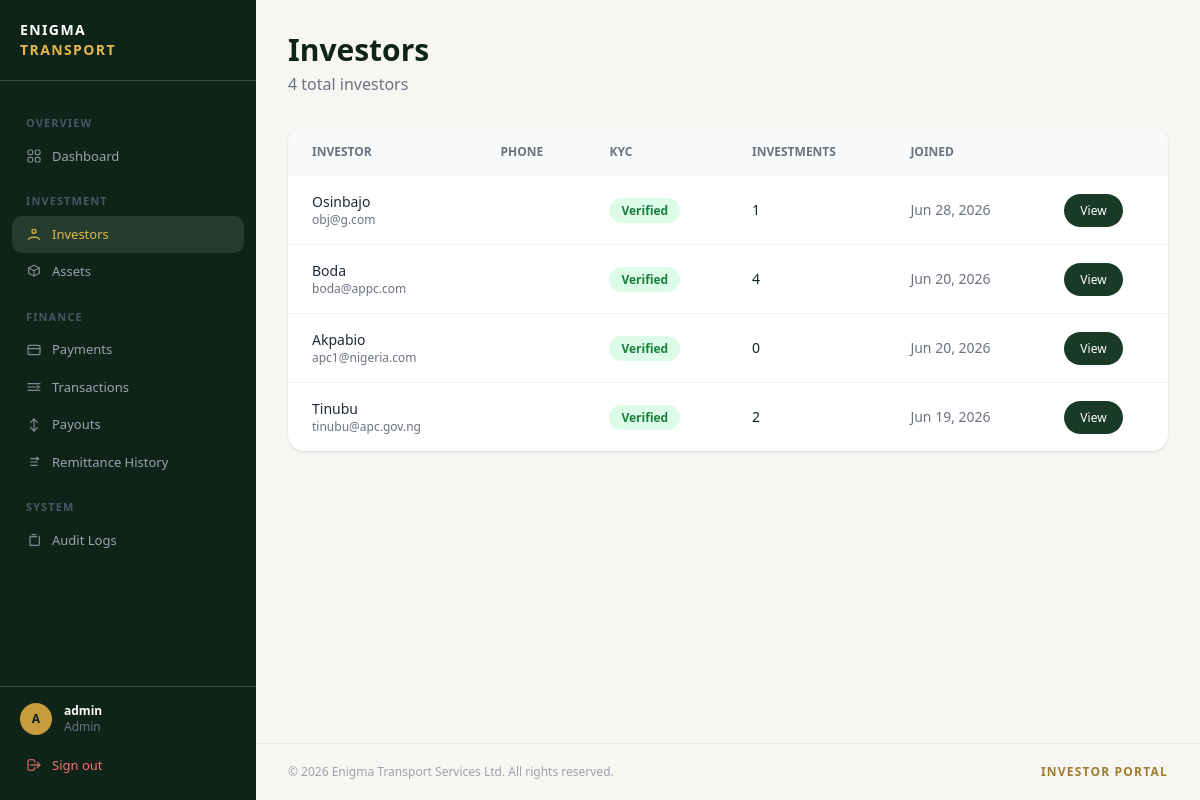
Screenshot of /investors/manage/ (signed in) with the database file from the repository.
### accounts/models.py (models this page shows, shortened)
class User(AbstractUser):
    ROLE_CHOICES = (
        ('admin', 'Admin'),
        ('investor', 'Investor'),
    )
    role = models.CharField(max_length=20, choices=ROLE_CHOICES, default='investor')
    email = models.EmailField(unique=True)  # ← add this
    created_at = models.DateTimeField(auto_now_add=True)

### investors/models.py (models this page shows, shortened)
class InvestorProfile(models.Model):
    user = models.OneToOneField(
        settings.AUTH_USER_MODEL, on_delete=models.CASCADE
    )
    phone_number = models.CharField(max_length=20, blank=True, default='')
    bank_name = models.CharField(max_length=100, blank=True, default='')
    account_number = models.CharField(max_length=20, blank=True, default='')
    account_name = models.CharField(max_length=200, blank=True, default='')
    kyc_verified = models.BooleanField(default=False)
    created_at = models.DateTimeField(auto_now_add=True)

### investors/views.py (the view)
# urls.py: path('manage/', views.admin_investor_list_view, name='admin_investor_list'),
@admin_required
def admin_investor_list_view(request):
    investors = InvestorProfile.objects.select_related('user').order_by('-created_at')
    return render(request, 'investors/admin/investor_list.html', {'investors': investors})

### templates/investors/admin/investor_list.html (shortened to what this page needs)
{% extends 'base.html' %}
{% block dashboard_content %}
<div class="mb-8 flex justify-between items-center">
    <div>
        <h1 class="text-3xl font-bold text-[#0f2419]">Investors</h1>
        <p class="text-gray-500 mt-1">{{ investors.count }} total investors</p>
    </div>
</div>
<div class="bg-white rounded-2xl shadow overflow-hidden">
    <table class="w-full text-sm">
        <thead class="bg-gray-50 text-gray-500 uppercase text-xs">
            <tr>
                <th class="px-6 py-4 text-left">Investor</th>
                <th class="px-6 py-4 text-left">Phone</th>
                <th class="px-6 py-4 text-left">KYC</th>
                <th class="px-6 py-4 text-left">Investments</th>
                <th class="px-6 py-4 text-left">Joined</th>
                <th class="px-6 py-4 text-left"></th>
            </tr>
        </thead>
        <tbody class="divide-y divide-gray-100">
            {% for investor in investors %}
            <tr class="hover:bg-gray-50 transition">
                <td class="px-6 py-4">
                    <p class="font-medium text-gray-800">{{ investor.user.username }}</p>
                    <p class="text-xs text-gray-500">{{ investor.user.email }}</p>
                </td>
                <td class="px-6 py-4 text-gray-600">{{ investor.phone_number }}</td>
                <td class="px-6 py-4">
                    {% if investor.kyc_verified %}
                    <span class="px-3 py-1 rounded-full text-xs font-semibold bg-green-100 text-green-700">Verified</span>
                    {% else %}
                    <span class="px-3 py-1 rounded-full text-xs font-semibold bg-yellow-100 text-yellow-700">Pending</span>
                    {% endif %}
                </td>
                <td class="px-6 py-4 font-medium text-[#0f2419]">{{ investor.investments.count }}</td>
                <td class="px-6 py-4 text-gray-500">{{ investor.created_at|date:"M d, Y" }}</td>
                <td class="px-6 py-4">
                    <a href="{% url 'admin_investor_detail' investor.pk %}"
                        class="bg-[#1a3a28] text-white px-4 py-2 rounded-full text-xs hover:bg-[#0f2419] transition">
                        View
                    </a>
                </td>
            </tr>
            {% empty %}
            <tr>
                <td colspan="6" class="px-6 py-16 text-center text-gray-400">No investors yet.</td>
            </tr>
            {% endfor %}
        </tbody>
    </table>
</div>
{% endblock %}

### templates/base.html (shortened to what this page needs)
<!DOCTYPE html>
<html lang="en">
<head>
    <script src="https://cdn.tailwindcss.com"></script>
</head>
<body class="bg-surface font-sans">
{% if user.is_authenticated %}
<aside id="sidebar">
    <div class="px-5 py-5 border-b border-forest-muted flex items-center justify-between shrink-0">
        <a href="/" class="flex flex-col leading-tight">
            <span class="text-white font-bold text-sm tracking-widest uppercase">Enigma</span>
            <span class="text-gold-light font-bold text-sm tracking-widest uppercase">Transport</span>
        </a>
    </div>
    <nav class="flex-1 px-3 py-4 overflow-y-auto min-h-0">
        {% if user.role == 'admin' %}
        <span class="nav-section">OVERVIEW</span>
        <a href="{% url 'admin_dashboard' %}" class="nav-item {% if request.resolver_match.url_name == 'admin_dashboard' %}active{% endif %}">
            Dashboard
        </a>
        <span class="nav-section">INVESTMENT</span>
        <a href="{% url 'admin_investor_list' %}" class="nav-item {% if 'investor' in request.resolver_match.url_name %}active{% endif %}">
            <svg xmlns="http://www.w3.org/2000/svg"
                 viewBox="0 0 24 24"
                 fill="none"
                 stroke="currentColor"
                 stroke-width="1.8"
                 stroke-linecap="round"
                 stroke-linejoin="round"
                 class="w-6 h-6">
              <circle cx="12" cy="8" r="3"/>
              <path d="M4 20c1.8-4.5 14.2-4.5 16 0"/>
            </svg>
            Investors
        </a>
        <a href="{% url 'admin_asset_list' %}" class="nav-item {% if 'asset' in request.resolver_match.url_name %}active{% endif %}">
            <svg xmlns="http://www.w3.org/2000/svg"
                 viewBox="0 0 24 24"
                 fill="none"
                 stroke="currentColor"
                 stroke-width="1.8"
                 stroke-linecap="round"
                 stroke-linejoin="round"
                 class="w-6 h-6">
              <path d="M12 2l8 4-8 4-8-4 8-4z"/>
              <path d="M4 6v8l8 4 8-4V6"/>
              <path d="M12 10v8"/>
            </svg>
            Assets
        </a>
        <span class="nav-section">FINANCE</span>
        <a href="{% url 'central_payment' %}" class="nav-item {% if 'payment' in request.resolver_match.url_name %}active{% endif %}">
            <svg xmlns="http://www.w3.org/2000/svg"
                 viewBox="0 0 24 24"
                 fill="none"
                 stroke="currentColor"
                 stroke-width="1.8"
                 stroke-linecap="round"
                 stroke-linejoin="round"
                 class="w-6 h-6">
              <rect x="3" y="5" width="18" height="14" rx="2"/>
              <path d="M3 10h18"/>
              <path d="M7 15h.01"/>
            </svg>
            Payments
        </a>
        <a href="{% url 'admin_transaction_list' %}" class="nav-item {% if 'transaction' in request.resolver_match.url_name %}active{% endif %}">
            <svg xmlns="http://www.w3.org/2000/svg"
                 viewBox="0 0 24 24"
                 fill="none"
                 stroke="currentColor"
                 stroke-width="1.8"
                 stroke-linecap="round"
                 stroke-linejoin="round"
                 class="w-6 h-6">
              <path d="M3 7h18"/>
              <path d="M3 12h12"/>
              <path d="M3 17h18"/>
              <path d="M17 10l3 2-3 2"/>
            </svg>
            Transactions
        </a>
        <a href="{% url 'admin_payout_list' %}" class="nav-item {% if 'payout' in request.resolver_match.url_name %}active{% endif %}">
            <svg xmlns="http://www.w3.org/2000/svg"
                 viewBox="0 0 24 24"
                 fill="none"
                 stroke="currentColor"
                 stroke-width="1.8"
                 stroke-linecap="round"
                 stroke-linejoin="round"
                 class="w-6 h-6">
              <path d="M12 3v18"/>
              <path d="M7 8l5-5 5 5"/>
              <path d="M7 16l5 5 5-5"/>
            </svg>
            Payouts
        </a>
        <a href="{% url 'remittance_list' %}" class="nav-item {% if 'remittance' in request.resolver_match.url_name %}active{% endif %}">
            <svg xmlns="http://www.w3.org/2000/svg"
                 viewBox="0 0 24 24"
                 fill="none"
                 stroke="currentColor"
                 stroke-width="1.8"
                 stroke-linecap="round"
                 stroke-linejoin="round"
                 class="w-6 h-6">
              <path d="M7 7h10"/>
              <path d="M7 12h10"/>
              <path d="M7 17h10"/>
              <path d="M16 5l3 2-3 2"/>
            </svg>
            Remittance History
        </a>
        <span class="nav-section">SYSTEM</span>
        <a href="{% url 'admin_auditlog_list' %}" class="nav-item {% if 'auditlog' in request.resolver_match.url_name %}active{% endif %}">
            <svg xmlns="http://www.w3.org/2000/svg"
                 viewBox="0 0 24 24"
                 fill="none"
                 stroke="currentColor"
                 stroke-width="1.8"
                 stroke-linecap="round"
                 stroke-linejoin="round"
                 class="w-6 h-6">
              <path d="M9 4h6"/>
              <path d="M8 7h8"/>
              <path d="M6 20h12a2 2 0 0 0 2-2V6"/>
              <path d="M6 6v12a2 2 0 0 0 2 2"/>
            </svg>
            Audit Logs
        </a>
        {% endif %}
    </nav>
    <div class="border-t border-forest-muted px-3 py-4 shrink-0">
        <div class="flex items-center gap-3 px-2 mb-3">
            <div class="w-8 h-8 rounded-full bg-gold flex items-center justify-center text-forest-dark text-xs font-bold shrink-0">
                {{ user.username|first|upper }}
            </div>
            <div class="flex-1 min-w-0">
                <p class="text-white text-xs font-semibold truncate">{{ user.username }}</p>
                <p class="text-gray-500 text-xs capitalize">{{ user.role }}</p>
            </div>
        </div>
        <a href="{% url 'logout' %}" class="nav-item w-full text-red-400 hover:text-red-300 hover:bg-red-950/30">
            <svg fill="none" stroke="currentColor" viewBox="0 0 24 24"><path stroke-linecap="round" stroke-linejoin="round" stroke-width="2" d="M17 16l4-4m0 0l-4-4m4 4H7m6 4v1a3 3 0 01-3 3H6a3 3 0 01-3-3V7a3 3 0 013-3h4a3 3 0 013 3v1"/></svg>
            Sign out
        </a>
    </div>
</aside>
    <div id="main-content">
        <main class="flex-1 px-6 lg:px-8 py-8">{% block dashboard_content %}{% endblock %}</main>
        <footer class="px-6 lg:px-8 py-5 border-t border-gray-200">
            <div class="flex flex-col sm:flex-row justify-between items-center gap-1 text-xs text-gray-400">
                <span>&copy; 2026 Enigma Transport Services Ltd. All rights reserved.</span>
                <span class="text-gold-muted font-semibold tracking-widest uppercase text-xs">Investor Portal</span>
            </div>
        </footer>
    </div>
{% endif %}
</body>
</html>

### templates/base.html (style rules this page uses)
body { font-family: 'Inter', sans-serif; }
#sidebar { width: 256px; height: 100vh; position: fixed; top: 0; left: 0; display: flex; flex-direction: column; background: #0f2419; z-index: 40; transition: transform 0.25s ease; overflow: hidden; }
#main-content { margin-left: 256px; min-height: 100vh; display: flex; flex-direction: column; }
.nav-item { display: flex; align-items: center; gap: 10px; padding: 9px 14px; border-radius: 10px; font-size: 0.8125rem; font-weight: 500; color: #9ca3af; transition: background 0.15s, color 0.15s; text-decoration: none; }
nav { scrollbar-width: thin; scrollbar-color: #2d5240 transparent; }
.nav-item.active { background: #243d2e; color: #e6b84a; }
.nav-item svg { width: 16px; height: 16px; flex-shrink: 0; opacity: 0.8; }
.nav-item:hover svg, .nav-item.active svg { opacity: 1; }
.nav-section { font-size: 0.6875rem; font-weight: 600; letter-spacing: 0.1em; text-transform: uppercase; color: #4b5563; padding: 0 14px; margin: 18px 0 6px; display: block; }
.bg-gold { background-color: #c89b3c; }
.bg-surface { background-color: #f7f6f2; }
.text-forest-dark { color: #0f2419; }
.text-gold-light { color: #e6b84a; }
.text-gold-muted { color: #a07c2e; }
.border-forest-muted { border-color: #2d5240; }

### rows the page displays
User: username|first "A", username "admin", role "Admin"
InvestorProfile: user.username "Osinbajo", user.email "obj@g.com", kyc_verified "Verified", investments.count "1", created_at "Jun 28, 2026"
InvestorProfile: user.username "Boda", user.email "boda@appc.com", kyc_verified "Verified", investments.count "4", created_at "Jun 20, 2026"
InvestorProfile: user.username "Akpabio", user.email "apc1@nigeria.com", kyc_verified "Verified", investments.count "0", created_at "Jun 20, 2026"
InvestorProfile: user.username "Tinubu", user.email "tinubu@apc.gov.ng", kyc_verified "Verified", investments.count "2", created_at "Jun 19, 2026"

### other values shown
{{ investors.count }} "4"
